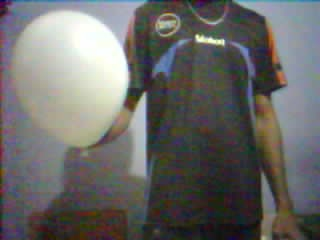
#> input picture balloon_data/images/train/1008_165056_00194.jpg, 320 x 240 px, given in place of the camera
$ python collect_balloons.py
#> lines starting #> are read from the running program, lines starting #| are printed output that depends on the picture
### turret_common.py
"""Shared building blocks for collect_balloons.py and hunter.py (camera sources, Kalman filter, trackers)."""
import os, time, threading, urllib.request, urllib.parse
# Ask OpenCV's FFmpeg reader NOT to buffer/probe the network stream (set before cv2 is imported)
os.environ.setdefault("OPENCV_FFMPEG_CAPTURE_OPTIONS", "fflags;nobuffer|flags;low_delay|probesize;32|analyzeduration;0")
import cv2, serial
import numpy as np

clamp = lambda v, lo, hi: max(lo, min(hi, v))

FIX_CV2 = ("\nOpenCV is installed incorrectly (several OpenCV packages are mixed up). Fix, in a terminal:\n"
           "  pip uninstall -y opencv-python opencv-python-headless opencv-contrib-python opencv-contrib-python-headless\n"
           "  pip install \"opencv-contrib-python==4.11.0.86\"\n"
           "If this message still appears, delete the leftover folder  ...\\site-packages\\cv2  and run the last line again.")
if not hasattr(cv2, "imdecode") or not hasattr(cv2, "KalmanFilter"):
    raise SystemExit(FIX_CV2)

# ---------------------------------------------------------------- camera sources
class LatestFrame:
    """Reads the camera in a background thread and keeps ONLY the newest frame.
    Without this, OpenCV queues old frames while YOLO is busy, which shows up as huge lag."""
    def __init__(self, src):
        self.cap = cv2.VideoCapture(src)
        try: self.cap.set(cv2.CAP_PROP_BUFFERSIZE, 1)
        except Exception: pass
        self.ok, self.frame = self.cap.read()
        self.lock = threading.Lock()
        self.running = True
        threading.Thread(target=self._run, daemon=True).start()
    def _run(self):
        while self.running:
            ok, f = self.cap.read()
            if not ok:
                time.sleep(0.02); continue
            with self.lock:
                self.ok, self.frame = True, f
    def read(self):
        with self.lock:
            if self.frame is None: return False, None
            f, self.frame = self.frame, None      # hand each frame out once
            return True, f
    def release(self):
        self.running = False; time.sleep(0.05); self.cap.release()


class SerialCam:
    """ESP32-CAM connected by a USB-TTL cable. The board sends: 4 magic bytes + 4-byte length + JPEG.
    Keeps only the newest frame (same interface as LatestFrame)."""
    MAGIC = b"\xA5\x5A\xC3\x3C"
    # [43 lines left out: functions __init__, _run, read, not called in this run]
    def release(self):
        self.running = False; time.sleep(0.1); self.ser.close()


# ESP32-CAM default settings, applied every time a program starts (WiFi stream only)
CAM_DEFAULTS = {
    "framesize": 5,        # 5 = QVGA 320x240 (fast).  8 = VGA 640x480
    "quality": 12,         # 4-63, lower = better quality but slower
    "brightness": 0, "contrast": 0, "saturation": 1, "special_effect": 0,
    "awb": 1, "awb_gain": 1, "wb_mode": 0,
    "aec": 1, "aec2": 1, "ae_level": 0,
    "agc": 1, "gainceiling": 2,   # 2 = 8x
    "bpc": 1, "wpc": 1, "raw_gma": 1, "lenc": 1,
    "hmirror": 1, "vflip": 0, "colorbar": 0,
}

def apply_cam_settings(source, cam_set=None, cam_port=80, enabled=True):
    if not enabled or not str(source).startswith("http"):
        return
    host = urllib.parse.urlparse(source).hostname
    settings = dict(CAM_DEFAULTS)
    if cam_set:
        for pair in cam_set.split(","):
            if "=" in pair:
                k, v = pair.split("=", 1)
                settings[k.strip()] = int(v)
    ok_n = 0
    for k, v in settings.items():
        try:
            urllib.request.urlopen(f"http://{host}:{cam_port}/control?var={k}&val={v}", timeout=2).read()
            ok_n += 1
        except Exception:
            pass
    print(f"Camera settings applied: {ok_n}/{len(settings)} (host {host}:{cam_port})")
    time.sleep(0.5)

def open_camera(source, cam_baud=2000000, cam_set=None, cam_port=80, cam_setup=True):
    """source: webcam index ('0'), stream URL, or 'serial:COM5' (ESP32-CAM on a USB-TTL cable)."""
    src = int(source) if str(source).isdigit() else source
    if str(src).lower().startswith("serial:"):
        cap = SerialCam(str(src)[7:], cam_baud)
        print("Serial camera on", str(src)[7:], "at", cam_baud, "baud (camera settings come from the sketch)")
    else:
        apply_cam_settings(src, cam_set, cam_port, cam_setup)
        cap = LatestFrame(src)
    if not cap.cap.isOpened():
        raise SystemExit("Cannot open camera source")
    return cap

# ---------------------------------------------------------------- tracking helpers
class Kalman2D:
    """Constant-velocity filter on the target's pixel position: smooths jitter and gives its speed (px/s)."""
    # [7 lines left out: function __init__, not called in this run]
    def reset(self, x, y):
        self.kf.statePost = np.array([[x], [y], [0], [0]], np.float32)
        self.ready = True
    # [34 lines left out: functions step, make_tracker, patch_hist, not called in this run]

### collect_balloons.py
"""
Collect a training set for YOUR balloon detector -- labels itself.

You drag a box around a balloon once; the tracker follows it and saves every few frames together with the
box as a YOLO label. Hold the balloon (or hang it) and move it around: near/far, left/right, different
backgrounds and lighting. About 5-10 minutes gives 500-1500 labelled pictures.

    python collect_balloons.py --source http://192.168.1.114:81/stream
    python collect_balloons.py --source serial:COM5

Keys in the window:
    drag a box around a balloon = start following + labelling it (drag again for a 2nd balloon in view)
    s = pause / resume saving      c = forget all balloons      u = forget the last one
    n = save the current picture as a 'no balloon' example (use when NO balloon is in view; ~10-20% of the set)
    q = quit

IMPORTANT: every balloon that is visible must have a box, otherwise the model learns that balloons are background.
Easiest: keep ONE balloon in view while collecting, or drag a box on each balloon.
Then train:  python train_balloon.py
"""
import argparse, os, random, time
import cv2, numpy as np
from turret_common import open_camera, make_tracker, patch_hist, clamp

ap = argparse.ArgumentParser()
ap.add_argument("--source", default="0", help="webcam index, stream URL, or 'serial:COM5'")
ap.add_argument("--out", default="balloon_data", help="dataset folder (created; new sessions are added to it)")
ap.add_argument("--name", default="balloon", help="class name")
ap.add_argument("--track", choices=["csrt", "kcf", "mosse"], default="csrt")
ap.add_argument("--every", type=int, default=3, help="save every Nth picture while following")
ap.add_argument("--max", type=int, default=3000, help="stop after this many saved pictures")
ap.add_argument("--val", type=float, default=0.15, help="share of the pictures kept for validation")
ap.add_argument("--verify", type=float, default=0.35, help="drop a balloon if what is followed stops looking like it (0 = off)")
ap.add_argument("--no-tighten", action="store_true", help="do NOT shrink the followed box onto the balloon's real outline (tight boxes train a better detector)")
ap.add_argument("--cam-baud", type=int, default=2000000)
ap.add_argument("--no-cam-setup", action="store_true")
ap.add_argument("--cam-set")
ap.add_argument("--cam-port", type=int, default=80)
args = ap.parse_args()

for sub in ("images/train", "images/val", "labels/train", "labels/val"):
    os.makedirs(os.path.join(args.out, sub), exist_ok=True)
with open(os.path.join(args.out, "data.yaml"), "w") as f:
    f.write(f"path: {os.path.abspath(args.out)}\ntrain: images/train\nval: images/val\nnames:\n  0: {args.name}\n")

cap = open_camera(args.source, args.cam_baud, args.cam_set, args.cam_port, not args.no_cam_setup)
#> in __init__, self.frame is the input picture: shape (240, 320, 3); mean B, G, R 103, 105, 105.8
session = time.strftime("%m%d_%H%M%S")
tracks, roi_req, drag = [], None, None
saving, n_saved, n_train, n_val, frame_i = True, 0, 0, 0, 0

# [52 lines left out: functions on_mouse, tighten, save, not called in this run]

cv2.namedWindow("collect")
cv2.setMouseCallback("collect", on_mouse)
print("Drag a box around a balloon. s=pause saving  n=save 'no balloon'  c=clear  u=undo  q=quit")
try:
    while n_saved < args.max:
        ok, frame = cap.read()
        if not ok:
            time.sleep(0.005); continue
        raw = frame.copy()
        H, W = frame.shape[:2]
#> H = 240; W = 320
        if roi_req is not None:
            x, y, w, h = roi_req; roi_req = None
            x, y = int(clamp(x, 0, W - 10)), int(clamp(y, 0, H - 10))
            w, h = int(clamp(w, 10, W - x)), int(clamp(h, 10, H - y))
            t = make_tracker(args.track); t.init(raw, (x, y, w, h))
            tracks.append({"t": t, "ref": patch_hist(raw, x, y, w, h), "bad": 0, "box": (x, y, w, h)})
            print(f"Following balloon #{len(tracks)}")
        boxes = []
        for tr in list(tracks):
            good, bx = tr["t"].update(raw)
            if good:
                x, y, w, h = bx
                inside = x >= -2 and y >= -2 and x + w <= W + 2 and y + h <= H + 2 and w > 8 and h > 8
                if args.verify > 0:
                    sim = cv2.compareHist(tr["ref"], patch_hist(raw, x, y, w, h), cv2.HISTCMP_CORREL)
                    tr["bad"] = tr["bad"] + 1 if sim < args.verify else 0
                    if tr["bad"] >= 3: good = False
                    elif sim > 0.85: tr["ref"] = 0.95 * tr["ref"] + 0.05 * patch_hist(raw, x, y, w, h)
            if not good:
                tracks.remove(tr); print("A balloon was lost - drag a box on it again if it is still in view."); continue
            tr["box"] = tuple(float(v) for v in bx)
            if inside: boxes.append(tr["box"])
#> after the loop, boxes = []; tracks = []
        frame_i += 1
        if saving and boxes and len(boxes) == len(tracks) and frame_i % args.every == 0:
            save(raw, boxes if args.no_tighten else [tighten(raw, b) for b in boxes])
        for (x, y, w, h) in boxes:
            cv2.rectangle(frame, (int(x), int(y)), (int(x + w), int(y + h)), (0, 255, 0), 2)
#> this loop made 0 passes
        if drag is not None:
            cv2.rectangle(frame, (drag[0], drag[1]), (drag[2], drag[3]), (0, 255, 255), 1)
        msg = f"{'SAVING' if saving else 'PAUSED'}  saved {n_saved} (train {n_train} / val {n_val})  balloons followed: {len(tracks)}"
        cv2.putText(frame, msg, (8, 20), cv2.FONT_HERSHEY_SIMPLEX, 0.5, (0, 255, 0) if saving else (0, 200, 255), 1)
        if not tracks:
            cv2.putText(frame, "DRAG A BOX AROUND A BALLOON", (8, H - 10), cv2.FONT_HERSHEY_SIMPLEX, 0.55, (0, 255, 255), 2)
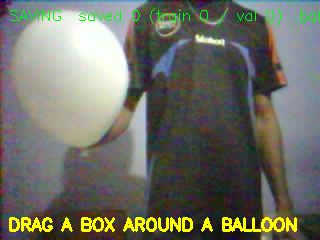
#> frame: shape (240, 320, 3); mean B, G, R 100.7, 111.4, 110.2
        cv2.imshow("collect", frame)
        k = cv2.waitKey(1) & 0xFF
#> (key q is pressed here)
        if k == ord("q"): break
        if k == ord("s"): saving = not saving
        if k == ord("c"): tracks.clear()
        if k == ord("u") and tracks: tracks.pop()
        if k == ord("n"):
            if tracks: print("Clear the balloons first (c) - 'no balloon' pictures must really contain none.")
            else: save(raw, []); print("Saved a 'no balloon' picture.")
finally:
    cap.release(); cv2.destroyAllWindows()
    print(f"Done: {n_saved} pictures in '{args.out}' (train {n_train}, val {n_val}).  Next:  python train_balloon.py --data {os.path.join(args.out, 'data.yaml')}")

$ run again, on balloon_data/images/train/1008_165056_00218.jpg
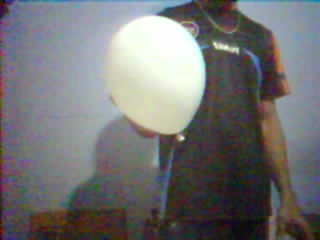
#> input picture balloon_data/images/train/1008_165056_00218.jpg, 320 x 240 px, given in place of the camera
#> in __init__, self.frame is the input picture: shape (240, 320, 3); mean B, G, R 115, 114.1, 114.6
#> after the loop `for tr in list(tracks):`: boxes = []
#> `cv2.putText(frame, "DRAG A BOX AROUND A BALLOON", (8, H - 10), cv2.FON..`:
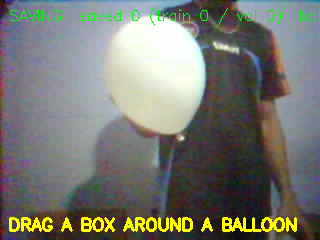
#> frame: shape (240, 320, 3); mean B, G, R 112.8, 120.7, 119

$ run again, on balloon_data/images/train/1008_165056_00256.jpg
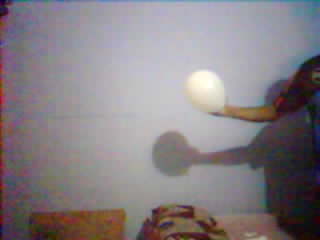
#> input picture balloon_data/images/train/1008_165056_00256.jpg, 320 x 240 px, given in place of the camera
#> in __init__, self.frame is the input picture: shape (240, 320, 3); mean B, G, R 131.2, 127.2, 134.2
#> after the loop `for tr in list(tracks):`: boxes = []
#> `cv2.putText(frame, "DRAG A BOX AROUND A BALLOON", (8, H - 10), cv2.FON..`:
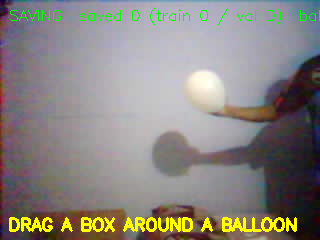
#> frame: shape (240, 320, 3); mean B, G, R 128.3, 132.9, 137.3
